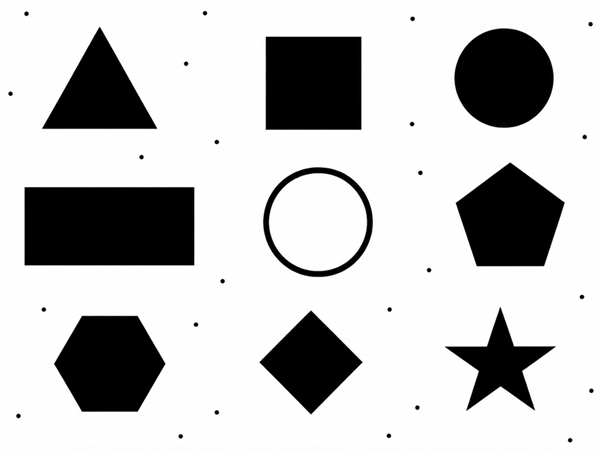
#> input picture kenar_kontur_sekil_tespiti/images/sekiller.png, 600 x 454 px
$ python canny_kenar_tespiti.py
#> lines starting #> are read from the running program, lines starting #| are printed output that depends on the picture; after the words box and inside, x2 and y2 are one past the last pixel; in counts of white or black regions, pixels touching at a corner belong together
import cv2

image = cv2.imread("images/sekiller.png")
#> image is the input picture: shape (454, 600, 3); mean B, G, R 195.3, 195.2, 195.4

# gray scale
gray = cv2.cvtColor(image, cv2.COLOR_BGR2GRAY)

# gürültüyü azalt
blurred = cv2.GaussianBlur(gray, (5, 5), 0)
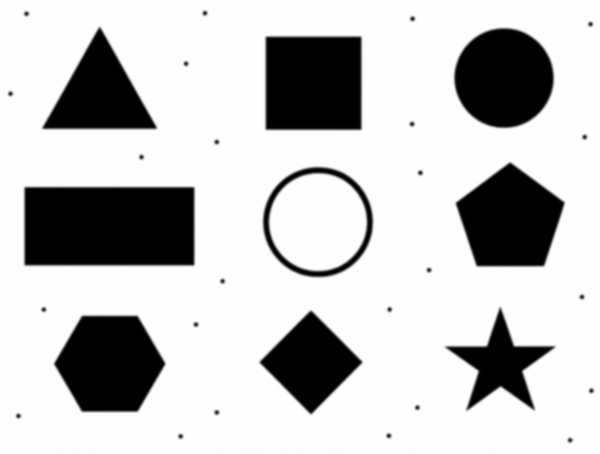
#> blurred: shape (454, 600); min 0, max 255, mean 195.2

# kenar tespiti
# 50: alt eşik zayıf kenarların değerlendirilmesi için
# 150: üst eşik, güçlü kenarların belirlenmesi
edges = cv2.Canny(blurred, 75, 225)
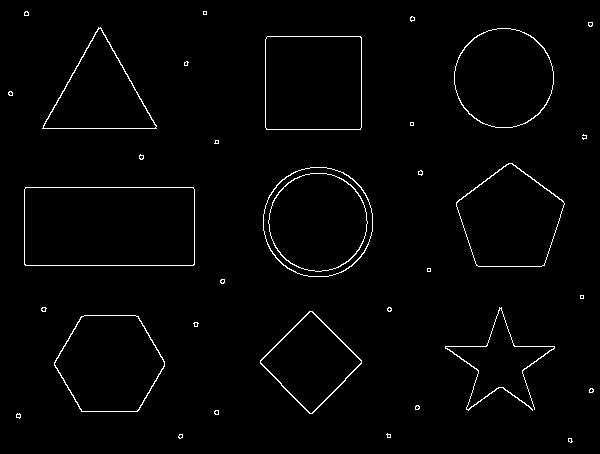
#> edges: shape (454, 600); 1.6% white in thin lines or dots

# sonuçları göster
cv2.imshow("orijinal", image)
cv2.imshow("gri seviye", gray)
cv2.imshow("Canny", edges)

# kenar görüntüsünü kaydet
cv2.imwrite("outputs/canny_kenarlari.png", edges)

cv2.waitKey(0)
cv2.destroyAllWindows()

$ run again, with kenar_kontur_sekil_tespiti/images/cizgiler.png copied over kenar_kontur_sekil_tespiti/images/sekiller.png
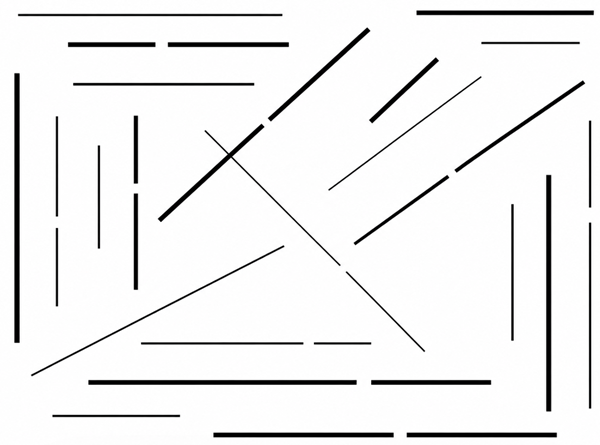
#> input picture kenar_kontur_sekil_tespiti/images/cizgiler.png, 600 x 445 px
#> image is the input picture: shape (445, 600, 3); mean B, G, R 239.2, 239, 239.2
#> `blurred = cv2.GaussianBlur(gray, (5, 5), 0)`:
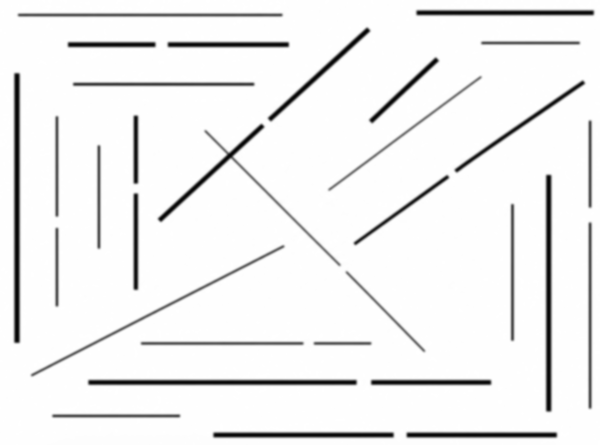
#> blurred: shape (445, 600); min 5, max 255, mean 239
#> `edges = cv2.Canny(blurred, 75, 225)`:
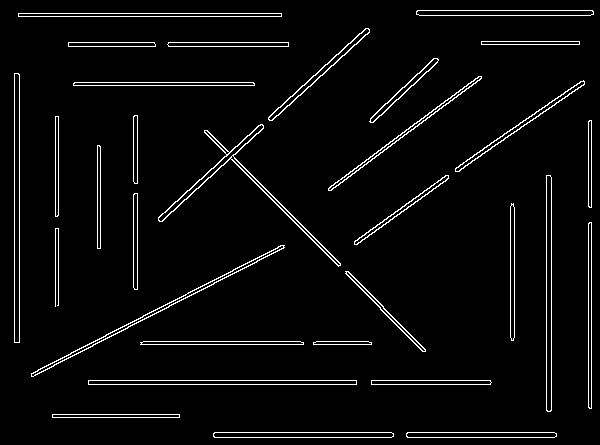
#> edges: shape (445, 600); 4% white in thin lines or dots

$ run again, with kenar_kontur_sekil_tespiti/images/daireler.png copied over kenar_kontur_sekil_tespiti/images/sekiller.png
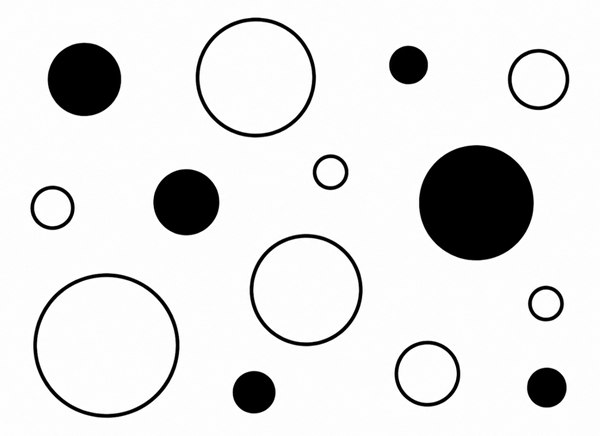
#> input picture kenar_kontur_sekil_tespiti/images/daireler.png, 600 x 436 px
#> image is the input picture: shape (436, 600, 3); mean B, G, R 225.5, 225.5, 225.6
#> `blurred = cv2.GaussianBlur(gray, (5, 5), 0)`:
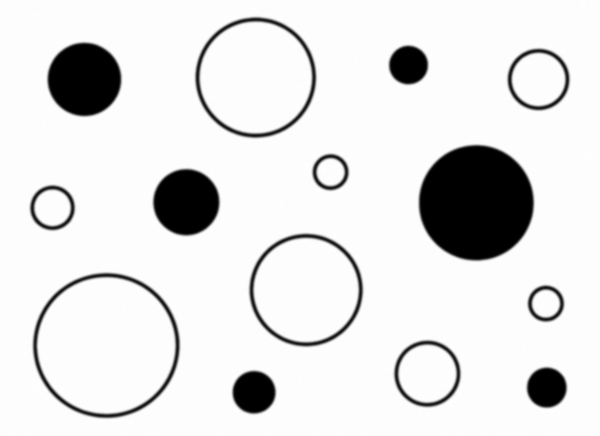
#> blurred: shape (436, 600); min 0, max 255, mean 225.4
#> `edges = cv2.Canny(blurred, 75, 225)`:
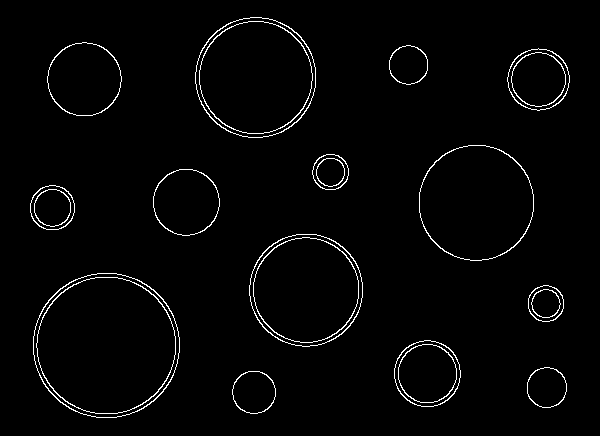
#> edges: shape (436, 600); 2.2% white in thin lines or dots, all inside (x1, y1, x2, y2) = (30, 17, 570, 418)
